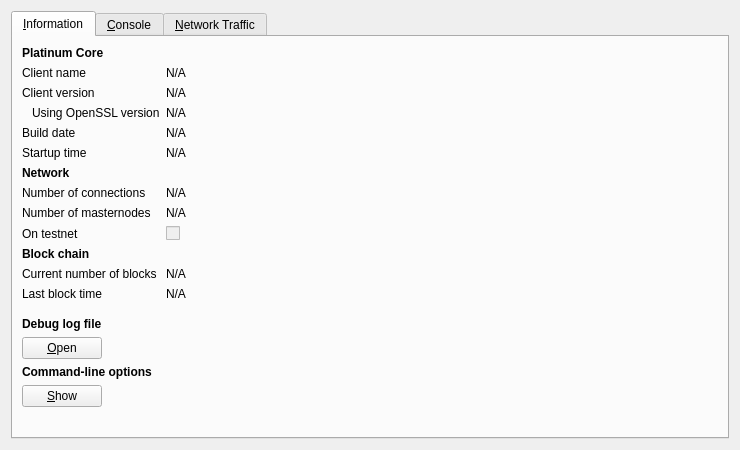
<?xml version="1.0" encoding="UTF-8"?>
<ui version="4.0">
 <class>RPCConsole</class>
 <widget class="QDialog" name="RPCConsole">
  <property name="geometry">
   <rect>
    <x>0</x>
    <y>0</y>
    <width>740</width>
    <height>450</height>
   </rect>
  </property>
  <property name="windowTitle">
   <string>Platinum - Debug window</string>
  </property>
  <layout class="QVBoxLayout" name="verticalLayout_2">
   <item>
    <widget class="QTabWidget" name="tabWidget">
     <property name="currentIndex">
      <number>0</number>
     </property>
     <widget class="QWidget" name="tab_info">
      <attribute name="title">
       <string>&amp;Information</string>
      </attribute>
      <layout class="QFormLayout" name="formLayout">
       <item row="0" column="0">
        <widget class="QLabel" name="label_9">
         <property name="font">
          <font>
           <weight>75</weight>
           <bold>true</bold>
          </font>
         </property>
         <property name="text">
          <string>Platinum Core</string>
         </property>
        </widget>
       </item>
       <item row="1" column="0">
        <widget class="QLabel" name="label_5">
         <property name="text">
          <string>Client name</string>
         </property>
        </widget>
       </item>
       <item row="1" column="1">
        <widget class="QLabel" name="clientName">
         <property name="cursor">
          <cursorShape>IBeamCursor</cursorShape>
         </property>
         <property name="text">
          <string>N/A</string>
         </property>
         <property name="textFormat">
          <enum>Qt::PlainText</enum>
         </property>
         <property name="textInteractionFlags">
          <set>Qt::LinksAccessibleByMouse|Qt::TextSelectableByKeyboard|Qt::TextSelectableByMouse</set>
         </property>
        </widget>
       </item>
       <item row="2" column="0">
        <widget class="QLabel" name="label_6">
         <property name="text">
          <string>Client version</string>
         </property>
        </widget>
       </item>
       <item row="2" column="1">
        <widget class="QLabel" name="clientVersion">
         <property name="cursor">
          <cursorShape>IBeamCursor</cursorShape>
         </property>
         <property name="text">
          <string>N/A</string>
         </property>
         <property name="textFormat">
          <enum>Qt::PlainText</enum>
         </property>
         <property name="textInteractionFlags">
          <set>Qt::LinksAccessibleByMouse|Qt::TextSelectableByKeyboard|Qt::TextSelectableByMouse</set>
         </property>
        </widget>
       </item>
       <item row="3" column="0">
        <widget class="QLabel" name="label_14">
         <property name="text">
          <string>Using OpenSSL version</string>
         </property>
         <property name="indent">
          <number>10</number>
         </property>
        </widget>
       </item>
       <item row="3" column="1">
        <widget class="QLabel" name="openSSLVersion">
         <property name="cursor">
          <cursorShape>IBeamCursor</cursorShape>
         </property>
         <property name="text">
          <string>N/A</string>
         </property>
         <property name="textFormat">
          <enum>Qt::PlainText</enum>
         </property>
         <property name="textInteractionFlags">
          <set>Qt::LinksAccessibleByMouse|Qt::TextSelectableByKeyboard|Qt::TextSelectableByMouse</set>
         </property>
        </widget>
       </item>
       <item row="4" column="0">
        <widget class="QLabel" name="label_12">
         <property name="text">
          <string>Build date</string>
         </property>
        </widget>
       </item>
       <item row="4" column="1">
        <widget class="QLabel" name="buildDate">
         <property name="cursor">
          <cursorShape>IBeamCursor</cursorShape>
         </property>
         <property name="text">
          <string>N/A</string>
         </property>
         <property name="textFormat">
          <enum>Qt::PlainText</enum>
         </property>
         <property name="textInteractionFlags">
          <set>Qt::LinksAccessibleByMouse|Qt::TextSelectableByKeyboard|Qt::TextSelectableByMouse</set>
         </property>
        </widget>
       </item>
       <item row="5" column="0">
        <widget class="QLabel" name="label_13">
         <property name="text">
          <string>Startup time</string>
         </property>
        </widget>
       </item>
       <item row="5" column="1">
        <widget class="QLabel" name="startupTime">
         <property name="cursor">
          <cursorShape>IBeamCursor</cursorShape>
         </property>
         <property name="text">
          <string>N/A</string>
         </property>
         <property name="textFormat">
          <enum>Qt::PlainText</enum>
         </property>
         <property name="textInteractionFlags">
          <set>Qt::LinksAccessibleByMouse|Qt::TextSelectableByKeyboard|Qt::TextSelectableByMouse</set>
         </property>
        </widget>
       </item>
       <item row="6" column="0">
        <widget class="QLabel" name="label_11">
         <property name="font">
          <font>
           <weight>75</weight>
           <bold>true</bold>
          </font>
         </property>
         <property name="text">
          <string>Network</string>
         </property>
        </widget>
       </item>
       <item row="7" column="0">
        <widget class="QLabel" name="label_7">
         <property name="text">
          <string>Number of connections</string>
         </property>
        </widget>
       </item>
       <item row="7" column="1">
        <widget class="QLabel" name="numberOfConnections">
         <property name="cursor">
          <cursorShape>IBeamCursor</cursorShape>
         </property>
         <property name="text">
          <string>N/A</string>
         </property>
         <property name="textFormat">
          <enum>Qt::PlainText</enum>
         </property>
         <property name="textInteractionFlags">
          <set>Qt::LinksAccessibleByMouse|Qt::TextSelectableByKeyboard|Qt::TextSelectableByMouse</set>
         </property>
        </widget>
       </item>
       <item row="8" column="0">
        <widget class="QLabel" name="label_15">
         <property name="text">
          <string>Number of masternodes</string>
         </property>
        </widget>
       </item>
       <item row="8" column="1">
        <widget class="QLabel" name="masternodeCount">
         <property name="cursor">
          <cursorShape>IBeamCursor</cursorShape>
         </property>
         <property name="text">
          <string>N/A</string>
         </property>
         <property name="textFormat">
          <enum>Qt::PlainText</enum>
         </property>
         <property name="textInteractionFlags">
          <set>Qt::LinksAccessibleByMouse|Qt::TextSelectableByKeyboard|Qt::TextSelectableByMouse</set>
         </property>
        </widget>
       </item>
       <item row="9" column="0">
        <widget class="QLabel" name="label_8">
         <property name="text">
          <string>On testnet</string>
         </property>
        </widget>
       </item>
       <item row="9" column="1">
        <widget class="QCheckBox" name="isTestNet">
         <property name="enabled">
          <bool>false</bool>
         </property>
         <property name="text">
          <string/>
         </property>
        </widget>
       </item>
       <item row="10" column="0">
        <widget class="QLabel" name="label_10">
         <property name="font">
          <font>
           <weight>75</weight>
           <bold>true</bold>
          </font>
         </property>
         <property name="text">
          <string>Block chain</string>
         </property>
        </widget>
       </item>
       <item row="11" column="0">
        <widget class="QLabel" name="label_3">
         <property name="text">
          <string>Current number of blocks</string>
         </property>
        </widget>
       </item>
       <item row="11" column="1">
        <widget class="QLabel" name="numberOfBlocks">
         <property name="cursor">
          <cursorShape>IBeamCursor</cursorShape>
         </property>
         <property name="text">
          <string>N/A</string>
         </property>
         <property name="textFormat">
          <enum>Qt::PlainText</enum>
         </property>
         <property name="textInteractionFlags">
          <set>Qt::LinksAccessibleByMouse|Qt::TextSelectableByKeyboard|Qt::TextSelectableByMouse</set>
         </property>
        </widget>
       </item>
       <item row="12" column="0">
        <widget class="QLabel" name="label_2">
         <property name="text">
          <string>Last block time</string>
         </property>
        </widget>
       </item>
       <item row="12" column="1">
        <widget class="QLabel" name="lastBlockTime">
         <property name="cursor">
          <cursorShape>IBeamCursor</cursorShape>
         </property>
         <property name="text">
          <string>N/A</string>
         </property>
         <property name="textFormat">
          <enum>Qt::PlainText</enum>
         </property>
         <property name="textInteractionFlags">
          <set>Qt::LinksAccessibleByMouse|Qt::TextSelectableByKeyboard|Qt::TextSelectableByMouse</set>
         </property>
        </widget>
       </item>
       <item row="13" column="0">
        <spacer name="verticalSpacer_2">
         <property name="orientation">
          <enum>Qt::Vertical</enum>
         </property>
         <property name="sizeHint" stdset="0">
          <size>
           <width>20</width>
           <height>10</height>
          </size>
         </property>
        </spacer>
       </item>
       <item row="14" column="0">
        <widget class="QLabel" name="labelDebugLogfile">
         <property name="font">
          <font>
           <weight>75</weight>
           <bold>true</bold>
          </font>
         </property>
         <property name="text">
          <string>Debug log file</string>
         </property>
        </widget>
       </item>
       <item row="15" column="0">
        <widget class="QPushButton" name="openDebugLogfileButton">
         <property name="toolTip">
          <string>Open the Platinum debug log file from the current data directory. This can take a few seconds for large log files.</string>
         </property>
         <property name="text">
          <string>&amp;Open</string>
         </property>
         <property name="autoDefault">
          <bool>false</bool>
         </property>
        </widget>
       </item>
       <item row="16" column="0">
        <widget class="QLabel" name="labelCLOptions">
         <property name="font">
          <font>
           <weight>75</weight>
           <bold>true</bold>
          </font>
         </property>
         <property name="text">
          <string>Command-line options</string>
         </property>
        </widget>
       </item>
       <item row="17" column="0">
        <widget class="QPushButton" name="showCLOptionsButton">
         <property name="toolTip">
          <string>Show the Platinum-Qt help message to get a list with possible Platinum command-line options.</string>
         </property>
         <property name="text">
          <string>&amp;Show</string>
         </property>
         <property name="autoDefault">
          <bool>false</bool>
         </property>
        </widget>
       </item>
       <item row="18" column="0">
        <spacer name="verticalSpacer">
         <property name="orientation">
          <enum>Qt::Vertical</enum>
         </property>
         <property name="sizeHint" stdset="0">
          <size>
           <width>20</width>
           <height>20</height>
          </size>
         </property>
        </spacer>
       </item>
      </layout>
     </widget>
     <widget class="QWidget" name="tab_console">
      <attribute name="title">
       <string>&amp;Console</string>
      </attribute>
      <layout class="QGridLayout" name="gridLayout">
       <item row="0" column="0">
        <widget class="QTextEdit" name="messagesWidget">
         <property name="minimumSize">
          <size>
           <width>0</width>
           <height>100</height>
          </size>
         </property>
         <property name="readOnly">
          <bool>true</bool>
         </property>
         <property name="tabKeyNavigation" stdset="0">
          <bool>false</bool>
         </property>
         <property name="columnCount" stdset="0">
          <number>2</number>
         </property>
        </widget>
       </item>
       <item row="1" column="0">
        <layout class="QHBoxLayout" name="horizontalLayout">
         <property name="spacing">
          <number>3</number>
         </property>
         <item>
          <widget class="QPushButton" name="copyButton">
           <property name="maximumSize">
            <size>
             <width>24</width>
             <height>24</height>
            </size>
           </property>
           <property name="toolTip">
            <string>Copy to clipboard</string>
           </property>
           <property name="text">
            <string/>
           </property>
           <property name="icon">
            <iconset resource="../platinum.qrc">
             <normaloff>:/icons/editcopy</normaloff>:/icons/editcopy</iconset>
           </property>
           <property name="shortcut">
            <string notr="true">Ctrl+L</string>
           </property>
           <property name="autoDefault">
            <bool>false</bool>
           </property>
          </widget>
         </item>
         <item>
          <widget class="QLabel" name="label">
           <property name="text">
            <string notr="true">&gt;</string>
           </property>
          </widget>
         </item>
         <item>
          <widget class="QLineEdit" name="lineEdit"/>
         </item>
         <item>
          <widget class="QToolButton" name="pasteButton">
           <property name="sizePolicy">
            <sizepolicy hsizetype="Minimum" vsizetype="Fixed">
             <horstretch>0</horstretch>
             <verstretch>0</verstretch>
            </sizepolicy>
           </property>
           <property name="minimumSize">
            <size>
             <width>24</width>
             <height>24</height>
            </size>
           </property>
           <property name="maximumSize">
            <size>
             <width>24</width>
             <height>24</height>
            </size>
           </property>
           <property name="toolTip">
            <string>Paste from clipboard</string>
           </property>
           <property name="text">
            <string/>
           </property>
           <property name="icon">
            <iconset resource="../platinum.qrc">
             <normaloff>:/icons/editpaste</normaloff>:/icons/editpaste</iconset>
           </property>
           <property name="shortcut">
            <string>Alt+P</string>
           </property>
          </widget>
         </item>
        </layout>
       </item>
      </layout>
     </widget>
     <widget class="QWidget" name="tab">
      <attribute name="title">
       <string>&amp;Network Traffic</string>
      </attribute>
      <layout class="QHBoxLayout" name="horizontalLayout_3">
       <item>
        <layout class="QVBoxLayout" name="verticalLayout_4">
         <item>
          <widget class="TrafficGraphWidget" name="trafficGraph" native="true">
           <property name="sizePolicy">
            <sizepolicy hsizetype="Expanding" vsizetype="Expanding">
             <horstretch>0</horstretch>
             <verstretch>0</verstretch>
            </sizepolicy>
           </property>
          </widget>
         </item>
         <item>
          <layout class="QHBoxLayout" name="horizontalLayout_2">
           <item>
            <widget class="QSlider" name="sldGraphRange">
             <property name="minimum">
              <number>1</number>
             </property>
             <property name="maximum">
              <number>288</number>
             </property>
             <property name="pageStep">
              <number>12</number>
             </property>
             <property name="value">
              <number>6</number>
             </property>
             <property name="orientation">
              <enum>Qt::Horizontal</enum>
             </property>
            </widget>
           </item>
           <item>
            <widget class="QLabel" name="lblGraphRange">
             <property name="minimumSize">
              <size>
               <width>100</width>
               <height>0</height>
              </size>
             </property>
             <property name="alignment">
              <set>Qt::AlignCenter</set>
             </property>
            </widget>
           </item>
           <item>
            <widget class="QPushButton" name="btnClearTrafficGraph">
             <property name="text">
              <string>&amp;Clear</string>
             </property>
            </widget>
           </item>
          </layout>
         </item>
        </layout>
       </item>
       <item>
        <layout class="QVBoxLayout" name="verticalLayout">
         <item>
          <widget class="QGroupBox" name="groupBox">
           <property name="title">
            <string>Totals</string>
           </property>
           <layout class="QVBoxLayout" name="verticalLayout_5">
            <item>
             <layout class="QHBoxLayout" name="horizontalLayout_4">
              <item>
               <widget class="Line" name="line">
                <property name="sizePolicy">
                 <sizepolicy hsizetype="Fixed" vsizetype="Fixed">
                  <horstretch>0</horstretch>
                  <verstretch>0</verstretch>
                 </sizepolicy>
                </property>
                <property name="minimumSize">
                 <size>
                  <width>10</width>
                  <height>0</height>
                 </size>
                </property>
                <property name="palette">
                 <palette>
                  <active>
                   <colorrole role="Light">
                    <brush brushstyle="SolidPattern">
                     <color alpha="255">
                      <red>0</red>
                      <green>255</green>
                      <blue>0</blue>
                     </color>
                    </brush>
                   </colorrole>
                  </active>
                  <inactive>
                   <colorrole role="Light">
                    <brush brushstyle="SolidPattern">
                     <color alpha="255">
                      <red>0</red>
                      <green>255</green>
                      <blue>0</blue>
                     </color>
                    </brush>
                   </colorrole>
                  </inactive>
                  <disabled>
                   <colorrole role="Light">
                    <brush brushstyle="SolidPattern">
                     <color alpha="255">
                      <red>0</red>
                      <green>255</green>
                      <blue>0</blue>
                     </color>
                    </brush>
                   </colorrole>
                  </disabled>
                 </palette>
                </property>
                <property name="orientation">
                 <enum>Qt::Horizontal</enum>
                </property>
               </widget>
              </item>
              <item>
               <widget class="QLabel" name="label_16">
                <property name="text">
                 <string>In:</string>
                </property>
               </widget>
              </item>
              <item>
               <widget class="QLabel" name="lblBytesIn">
                <property name="minimumSize">
                 <size>
                  <width>50</width>
                  <height>0</height>
                 </size>
                </property>
                <property name="alignment">
                 <set>Qt::AlignRight|Qt::AlignTrailing|Qt::AlignVCenter</set>
                </property>
               </widget>
              </item>
             </layout>
            </item>
            <item>
             <layout class="QHBoxLayout" name="horizontalLayout_5">
              <item>
               <widget class="Line" name="line_2">
                <property name="sizePolicy">
                 <sizepolicy hsizetype="Fixed" vsizetype="Fixed">
                  <horstretch>0</horstretch>
                  <verstretch>0</verstretch>
                 </sizepolicy>
                </property>
                <property name="minimumSize">
                 <size>
                  <width>10</width>
                  <height>0</height>
                 </size>
                </property>
                <property name="palette">
                 <palette>
                  <active>
                   <colorrole role="Light">
                    <brush brushstyle="SolidPattern">
                     <color alpha="255">
                      <red>255</red>
                      <green>0</green>
                      <blue>0</blue>
                     </color>
                    </brush>
                   </colorrole>
                  </active>
                  <inactive>
                   <colorrole role="Light">
                    <brush brushstyle="SolidPattern">
                     <color alpha="255">
                      <red>255</red>
                      <green>0</green>
                      <blue>0</blue>
                     </color>
                    </brush>
                   </colorrole>
                  </inactive>
                  <disabled>
                   <colorrole role="Light">
                    <brush brushstyle="SolidPattern">
                     <color alpha="255">
                      <red>255</red>
                      <green>0</green>
                      <blue>0</blue>
                     </color>
                    </brush>
                   </colorrole>
                  </disabled>
                 </palette>
                </property>
                <property name="orientation">
                 <enum>Qt::Horizontal</enum>
                </property>
               </widget>
              </item>
              <item>
               <widget class="QLabel" name="label_17">
                <property name="text">
                 <string>Out:</string>
                </property>
               </widget>
              </item>
              <item>
               <widget class="QLabel" name="lblBytesOut">
                <property name="minimumSize">
                 <size>
                  <width>50</width>
                  <height>0</height>
                 </size>
                </property>
                <property name="alignment">
                 <set>Qt::AlignRight|Qt::AlignTrailing|Qt::AlignVCenter</set>
                </property>
               </widget>
              </item>
             </layout>
            </item>
            <item>
             <spacer name="verticalSpacer_4">
              <property name="orientation">
               <enum>Qt::Vertical</enum>
              </property>
              <property name="sizeHint" stdset="0">
               <size>
                <width>20</width>
                <height>407</height>
               </size>
              </property>
             </spacer>
            </item>
           </layout>
          </widget>
         </item>
        </layout>
       </item>
      </layout>
     </widget>
    </widget>
   </item>
  </layout>
 </widget>
 <customwidgets>
  <customwidget>
   <class>TrafficGraphWidget</class>
   <extends>QWidget</extends>
   <header>trafficgraphwidget.h</header>
   <container>1</container>
   <slots>
    <slot>clear()</slot>
   </slots>
  </customwidget>
 </customwidgets>
 <resources>
  <include location="../platinum.qrc"/>
 </resources>
 <connections/>
</ui>
